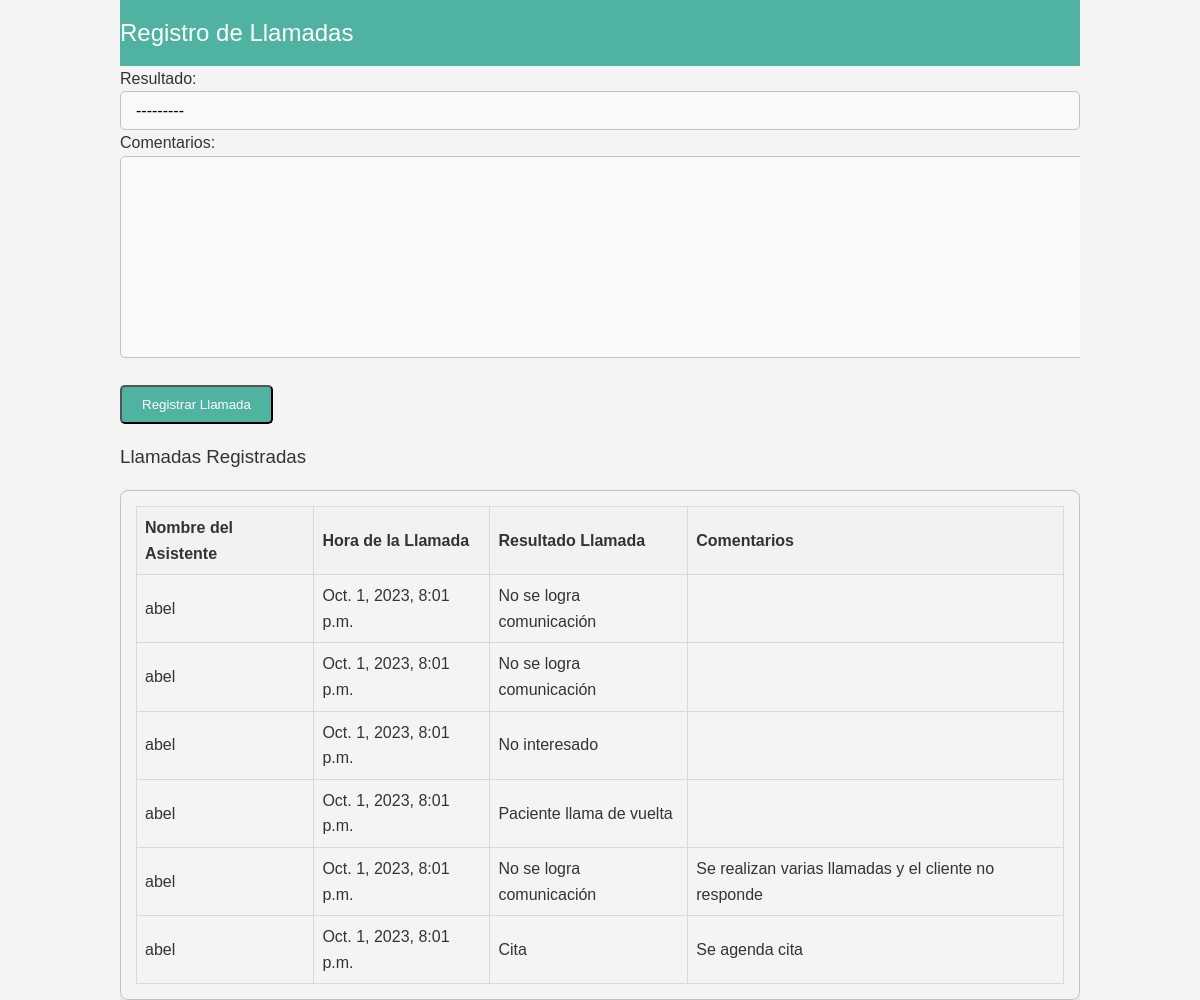
The app's page /registro_llamadas/ (signed in), older data.
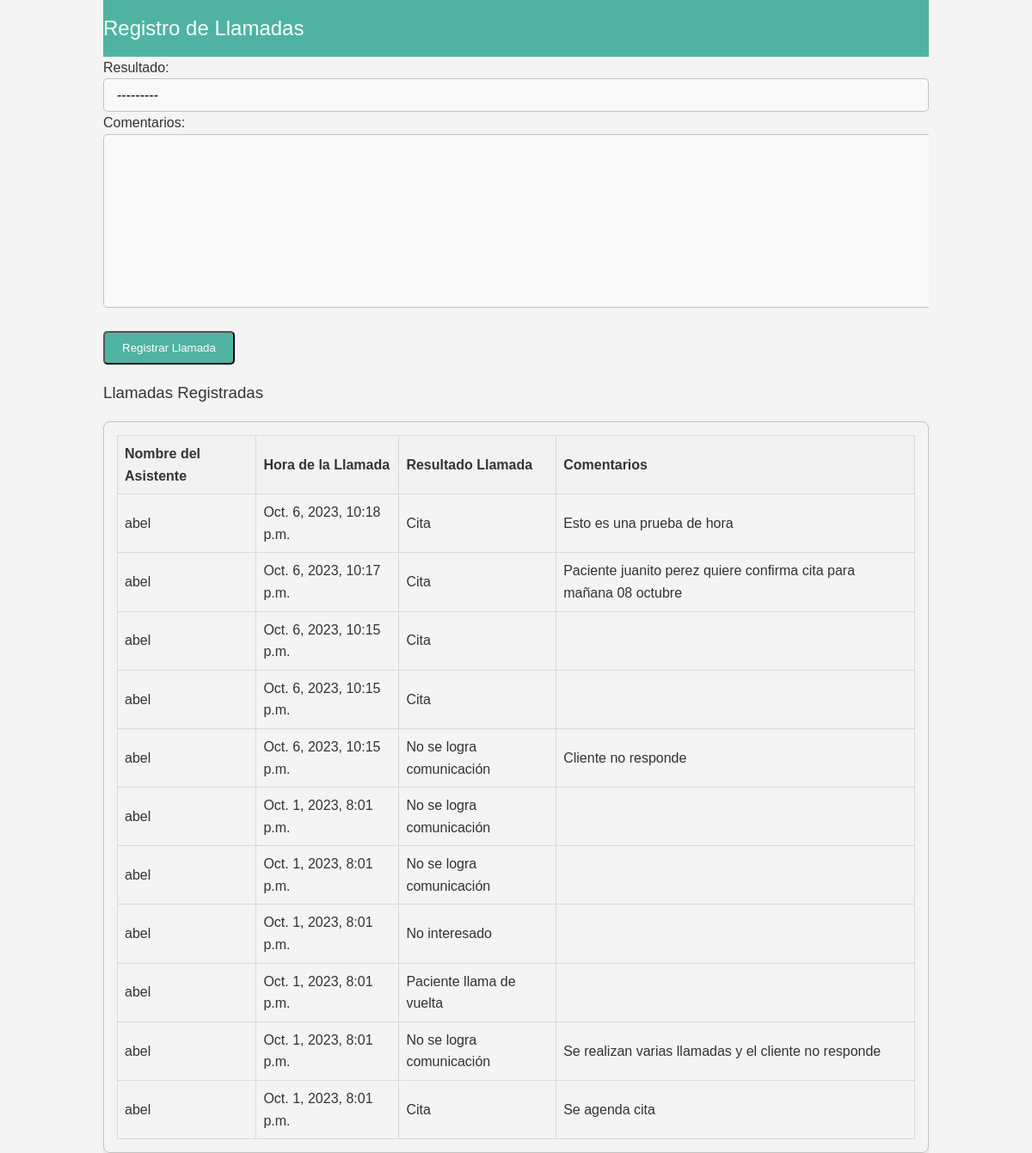
The same page, newer data.
### llamadas/models.py (models this page shows)
class Llamada(models.Model):
    OPCIONES_RESULTADO = [
        ('cita', 'Cita'),
        ('nocom', 'No se logra comunicación'),
        ('noint', 'No interesado'),
        ('dev', 'Paciente llama de vuelta'),
    ]
    asistente = models.ForeignKey(User, on_delete=models.CASCADE)
    hora = models.DateTimeField(auto_now_add=True)
    resultado = models.CharField(max_length=5, choices=OPCIONES_RESULTADO)
    comentarios = models.TextField(blank=True)

### llamadas/views.py (the view)
# urls.py: path('registro_llamadas/', views.registro_llamadas_view, name='registro_llamadas'),
@login_required
def registro_llamadas_view(request):
    if request.method == 'POST':
        form = LlamadaForm(request.POST)
        if form.is_valid():
            llamada = form.save(commit=False)
            llamada.asistente = request.user
            llamada.save()
            return redirect('registro_llamadas')
    else:
        form = LlamadaForm()
    llamadas = Llamada.objects.filter(asistente=request.user).order_by('-hora')
    return render(request, 'llamadas/registro_llamadas.html', {'form': form, 'llamadas': llamadas})

### llamadas/forms.py
class LlamadaForm(forms.ModelForm):
    class Meta:
        model = Llamada
        fields = ['resultado', 'comentarios']

### llamadas/templates/llamadas/registro_llamadas.html (shortened to what this page needs)
{% load static %}
<!DOCTYPE html>
<html lang="en">
<head>
    <link rel="stylesheet" type="text/css" href="{% static 'styles.css' %}">
</head>
<body>
    <div class="container">
        <header>
            <h2>Registro de Llamadas</h2>
        </header>
        <form method="post">
            {{ form.as_p }}
            <button type="submit" class="button">Registrar Llamada</button>
        </form>
        <div class="fade-in">
            <h3>Llamadas Registradas</h3>
            <div class="table-container">
                <table>
                    <tr>
                        <th>Nombre del Asistente</th>
                        <th>Hora de la Llamada</th>
                        <th>Resultado Llamada</th>
                        <th>Comentarios</th>
                    </tr>
                    {% for llamada in llamadas %}
                        <tr>
                            <td>{{ llamada.asistente }}</td>
                            <td>{{ llamada.hora }}</td>
                            <td>{{ llamada.get_resultado_display }}</td>
                            <td>{{ llamada.comentarios }}</td>
                        </tr>
                    {% endfor %}
                </table>
            </div>
        </div>
    </div>
</body>
</html>

### llamadas/static/styles.css (style rules this page uses)
body, h1, h2, h3, p, a, li, ul { margin: 0; padding: 0; font-weight: normal; }
body { font-family: 'Arial', sans-serif; background-color: #f4f4f4; color: #333; line-height: 1.6em; }
.table-container { border: 1px solid #c2c2c2; padding: 15px; margin-top: 20px; border-radius: 8px; box-shadow: 0 4px 8px rgba(0, 0, 0, 0.1); }
table { width: 100%; border-collapse: collapse; }
table, th, td { border: 1px solid #d9d9d9; padding: 8px; text-align: left; }
th { background-color: #f2f2f2; }
.container { width: 80%; margin: auto; overflow: hidden; }
header { background: #50b3a2; padding: 20px 0; color: white; }
.button { display: inline-block; color: #ffffff; background: #50b3a2; padding: 10px 20px; margin: 20px 0; border-radius: 5px; text-decoration: none; transition: background 0.3s ease-in-out; }
.fade-in { animation-name: fadeIn; animation-duration: 1.5s; }
select { width: 100%; padding: 10px 15px; border-radius: 5px; border: 1px solid #c2c2c2; font-size: 16px; appearance: none; -webkit-appearance: none; -moz-appearance: none; background-color: #f9f9f9; cursor: pointer; }
option { padding: 10px; }
textarea { width: 100%; padding: 10px 15px; border-radius: 5px; border: 1px solid #c2c2c2; font-size: 16px; background-color: #f9f9f9; resize: vertical; }

Row changes from the older to the newer data that the page shows:
added Llamada: asistente "abel", hora "Oct. 6, 2023, 10:18 p.m.", resultado "Cita", comentarios "Esto es una prueba de hora"
added Llamada: asistente "abel", hora "Oct. 6, 2023, 10:17 p.m.", resultado "Cita", comentarios "Paciente juanito perez quiere confirma cita para mañana 08 octubre"
added Llamada: asistente "abel", hora "Oct. 6, 2023, 10:15 p.m.", resultado "Cita"
added Llamada: asistente "abel", hora "Oct. 6, 2023, 10:15 p.m.", resultado "Cita"
added Llamada: asistente "abel", hora "Oct. 6, 2023, 10:15 p.m.", resultado "No se logra comunicación", comentarios "Cliente no responde"
